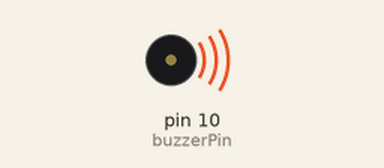
Simulated run of this sketch. Board: Arduino Uno, built with avr-gcc and run on an emulated ATmega328P. Parts: buzzer (waves = sounding). At 4.0 s the program stops and its outputs stay as they are.

Above: at 0.5 s.
Timing chart, 0 to 4.6 s (numbered marks = the images above):
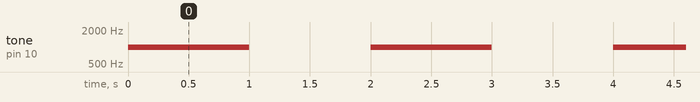

The sketch:

Phase1_2_1.ino
```cpp
#include <Arduino.h>

const int buzzerPin = 10;

int main(){
  init();

  pinMode(buzzerPin, OUTPUT);

  while(1){
    tone(buzzerPin, 1000);
    delay(1000);
    noTone(buzzerPin);
    delay(1000);
  }
}
```

Measured:
- by itself, tone on pin 10 (buzzerPin): alternates 1000 Hz for 1.0 s and silent for 1.0 s
